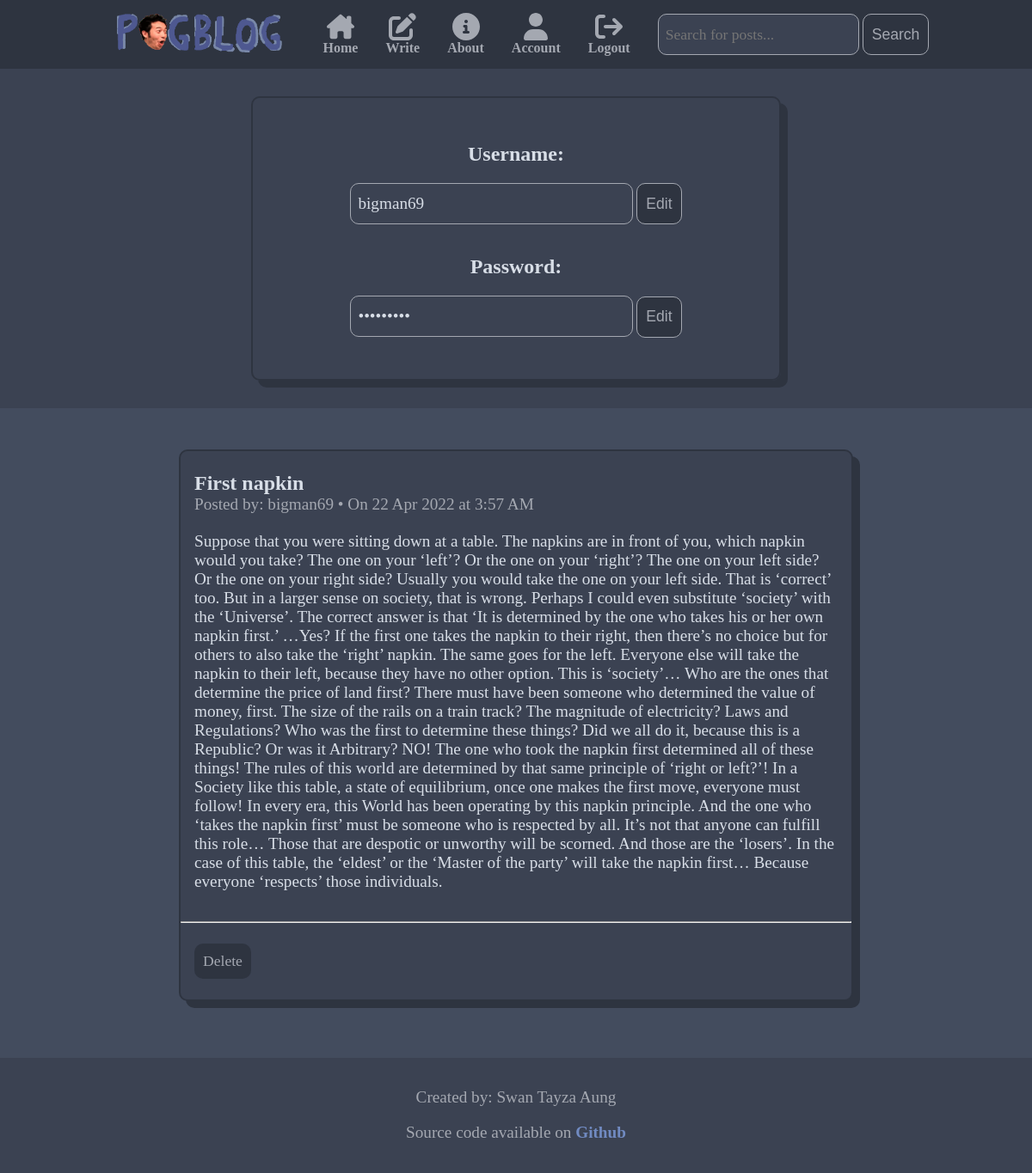
/account (signed in), run on the app's committed database.
### tables this page shows
CREATE TABLE users (id INTEGER, username TEXT NOT NULL, hash TEXT NOT NULL, pw_len INTEGER, PRIMARY KEY(id));

CREATE TABLE posts (id INTEGER, user INTEGER, title TEXT NOT NULL, content TEXT NOT NULL, time INTEGER, PRIMARY KEY(id), FOREIGN KEY(user) REFERENCES users(id));

### application.py (the view, shortened to what this page needs)
@app.route("/account", methods=["GET", "POST"])
@login_required
def account():
    username = db.execute("SELECT username FROM users WHERE id = :userid", userid=session["user_id"])[0]["username"]
    password = "*" * db.execute("SELECT pw_len FROM users WHERE id = :userid", userid=session["user_id"])[0]["pw_len"]
    userposts = db.execute("SELECT id, title, content, time FROM posts\
                            WHERE user = :userid ORDER BY time DESC", userid=session["user_id"])
    return render_template("account.html", username=username, userposts=userposts, password=password)

### application.py (called while the page is built)
@app.after_request
def after_request(response):
    response.headers["Cache-Control"] = "no-cache, no-store, must-revalidate"
    response.headers["Expires"] = 0
    response.headers["Pragma"] = "no-cache"
    return response

### helpers.py (called while the page is built)
def login_required(f):
    @wraps(f)
    def decorated_function(*args, **kwargs):
        if session.get("user_id") is None:
            return redirect("/login")
        return f(*args, **kwargs)
    return decorated_function

def unix_to_date(unixtimestamp):
    date = datetime.fromtimestamp(unixtimestamp).strftime('%d %b %Y')
    return date

def unix_to_time(unixtimestamp):
    time = datetime.fromtimestamp(unixtimestamp).strftime('%l:%M %p')
    return time

### templates/account.html (shortened to what this page needs)
{% extends"layout.html" %}
{% block head %}
    <div class="acc-container">
        <div class="user-controls">
            <h2>Username:</h2>
            <input class="form-custom" type="text" value="{{ username }}" disabled>
            <button class="btn-custom submit-btn collapsible" data-toggle="collapse" data-target="#useredit">Edit</button>
            <h2>Password:</h2>
            <input class="form-custom" type="password" value="{{ password }}" disabled>
            <button class="btn-custom submit-btn collapsible" type="button">Edit</button>
        </div>
    </div>
{% endblock %}
{% block main %}
    <div class="post-container">
        {% for post in userposts %}
        <div class="post">
            <div class="post-head">
                <h2 class="post-title">{{ post.title }}</h2>
                <p class="post-info">Posted by: {{ username }} • On {{ post.time | unix_to_date }} at {{ post.time | unix_to_time }}</p>
            </div><br>
            <div class="post-body"><p>{{ post.content }}</p></div>
            <hr>
            <div class="post-foot">
                <form action="/delete" method="post">
                    <input class="btn-custom" type="submit" value="Delete">
                </form>
            </div>
        </div>
        <br>
        {% endfor %}
    </div>
{% endblock %}

### static/styles.css (style rules this page uses)
* { box-sizing: border-box; }
:root { font-size: 16px; --bg-primary: #2e3440; --bg-secondary: #3b4252; --bg-shadow: #434c5e; --fg-primary: #d8dee7; --fg-secondary: #a4a8b1; --fg-alt: #718bc2; --transition-speed: 600ms; --sans: "Ubuntu"; --serif: "Source serif pro"; }
body { padding: 0; margin: 0; font-family: var(--sans); background-color: var(--bg-secondary) ; }
form { padding: 1em; }
p, .btn-custom-custom { font-size: 1.2rem ; font-family: var(--serif); }
textarea::placeholder, input::placeholder, input, textarea { font-family: var(--serif); }
.btn-custom { background-color: var(--bg-primary); border: none; padding: 10px; border-radius: 10px; color: var(--fg-secondary); transition: ease var(--transition-speed); font-size: 1.1rem; cursor: pointer; display: inline-block; transition: all 0.5s; }
.submit-btn { border: 1px solid var(--fg-secondary); height: 3rem; }
.form-custom { border: 1px solid var(--fg-secondary); border-radius: 10px; background-color: var(--bg-secondary); color: var(--fg-primary); min-height: 3rem; font-size: 1.1rem; padding-left: 0.5rem; }
.post { width: 100%; text-align: left; background-color: var(--bg-secondary); border: 2px solid var(--bg-primary); box-shadow: 0.5rem 0.5rem var(--bg-primary); }
.post hr { color: var(--fg-secondary); background-color: var(--fg-secondary); }
.post-title { margin: 1rem auto auto auto; }
.post-info { padding: 0; margin: auto auto -1rem auto; color: var(--fg-secondary); }
.post-foot { text-align: center; margin: 0.5rem 0; display: flex; }
.user-controls { border: 2px solid var(--bg-primary); box-shadow: 0.5rem 0.5rem var(--bg-primary); border-radius: 10px; color: var(--fg-primary); text-align: center; margin: 2rem auto; }
.user-controls input { width: 60%; font-size: 1.2rem; }
@media screen and (min-width: 600px) { .post-container { padding: 0 10rem; } }
@media screen and (min-width: 600px) { .post { border-radius: 10px; } }
@media screen and (min-width: 600px) { .post-head { padding: 0.5rem 1rem 0 1rem; } }
@media screen and (min-width: 600px) { .post-body { padding: 0 1rem 0.5rem 1rem; } }
@media screen and (min-width: 600px) { .acc-container { padding: 0 10rem; } }
@media screen and (min-width: 600px) { .user-controls { padding: 2rem; width: 70%; } }

### data on the page
users: username "bigman69"
posts: title "First napkin", time|unix_to_date "22 Apr 2022", time|unix_to_time "3:57 AM", content "Suppose that you were sitting down at a table. The napkins are in front of you, which napkin would you take? The one on your ‘left’? Or the one on your ‘right’? The one on your left side? Or the one on your right side? Usually you would take the one on your left side. That is ‘correct’ too. But in a larger sense on society, that is wrong. Perhaps I could even substitute ‘society’ with the ‘Universe’. The correct answer is that ‘It is determined by the one who takes his or her own napkin first.’ …Yes? If the first one takes the napkin to their right, then there’s no choice but for others to also take the ‘right’ napkin. The same goes for the left. Everyone else will take the napkin to their…"
